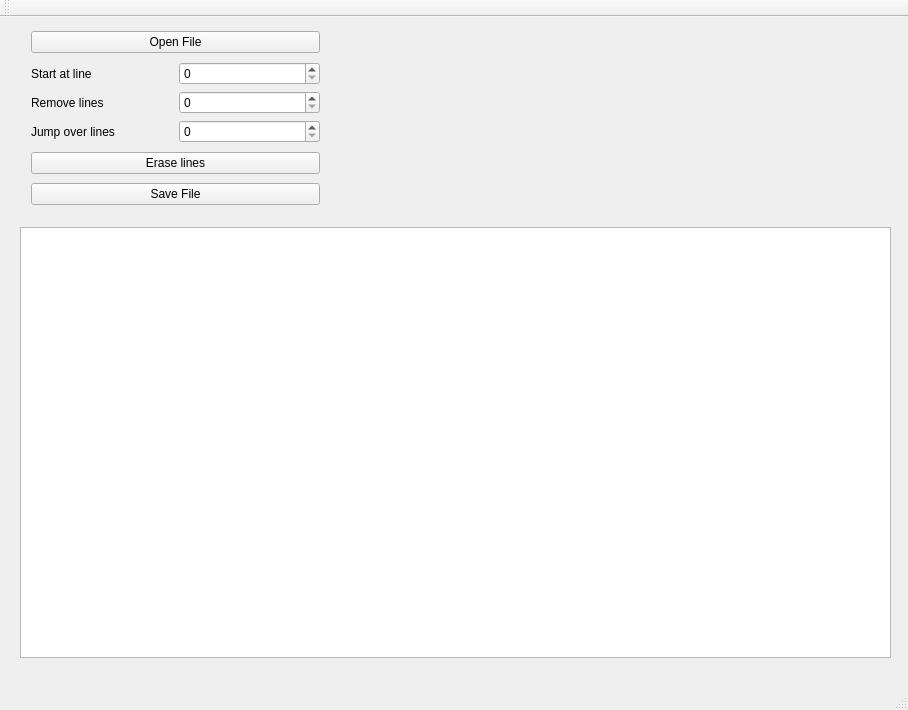
<?xml version="1.0" encoding="UTF-8"?>
<ui version="4.0">
 <class>MainWindow</class>
 <widget class="QMainWindow" name="MainWindow">
  <property name="geometry">
   <rect>
    <x>0</x>
    <y>0</y>
    <width>908</width>
    <height>710</height>
   </rect>
  </property>
  <property name="windowTitle">
   <string>MainWindow</string>
  </property>
  <widget class="QWidget" name="centralWidget">
   <widget class="QTextEdit" name="textEdit">
    <property name="geometry">
     <rect>
      <x>20</x>
      <y>210</y>
      <width>871</width>
      <height>431</height>
     </rect>
    </property>
   </widget>
   <widget class="QWidget" name="layoutWidget">
    <property name="geometry">
     <rect>
      <x>20</x>
      <y>0</y>
      <width>311</width>
      <height>202</height>
     </rect>
    </property>
    <layout class="QVBoxLayout" name="verticalLayout_2">
     <item>
      <widget class="QPushButton" name="pushButton">
       <property name="text">
        <string>Open File</string>
       </property>
      </widget>
     </item>
     <item>
      <layout class="QVBoxLayout" name="verticalLayout">
       <item>
        <layout class="QHBoxLayout" name="horizontalLayout">
         <item>
          <widget class="QLabel" name="label_3">
           <property name="text">
            <string>Start at line</string>
           </property>
          </widget>
         </item>
         <item>
          <widget class="QSpinBox" name="spinBox_3"/>
         </item>
        </layout>
       </item>
       <item>
        <layout class="QHBoxLayout" name="horizontalLayout_2">
         <item>
          <widget class="QLabel" name="label">
           <property name="text">
            <string>Remove lines</string>
           </property>
          </widget>
         </item>
         <item>
          <widget class="QSpinBox" name="spinBox"/>
         </item>
        </layout>
       </item>
       <item>
        <layout class="QHBoxLayout" name="horizontalLayout_3">
         <item>
          <widget class="QLabel" name="label_2">
           <property name="text">
            <string>Jump over lines</string>
           </property>
          </widget>
         </item>
         <item>
          <widget class="QSpinBox" name="spinBox_2"/>
         </item>
        </layout>
       </item>
      </layout>
     </item>
     <item>
      <widget class="QPushButton" name="pushButton_2">
       <property name="text">
        <string>Erase lines</string>
       </property>
      </widget>
     </item>
     <item>
      <widget class="QPushButton" name="pushButton_3">
       <property name="text">
        <string>Save File</string>
       </property>
      </widget>
     </item>
    </layout>
   </widget>
   <widget class="QWidget" name="layoutWidget">
    <property name="geometry">
     <rect>
      <x>350</x>
      <y>10</y>
      <width>163</width>
      <height>19</height>
     </rect>
    </property>
    <layout class="QHBoxLayout" name="horizontalLayout_4">
     <item>
      <widget class="QLabel" name="label_4">
       <property name="text">
        <string>Numbers of lines:</string>
       </property>
      </widget>
     </item>
     <item>
      <widget class="QLabel" name="label_5">
       <property name="text">
        <string>Lines</string>
       </property>
      </widget>
     </item>
    </layout>
   </widget>
  </widget>
  <widget class="QMenuBar" name="menuBar">
   <property name="geometry">
    <rect>
     <x>0</x>
     <y>0</y>
     <width>908</width>
     <height>25</height>
    </rect>
   </property>
  </widget>
  <widget class="QToolBar" name="mainToolBar">
   <attribute name="toolBarArea">
    <enum>TopToolBarArea</enum>
   </attribute>
   <attribute name="toolBarBreak">
    <bool>false</bool>
   </attribute>
  </widget>
  <widget class="QStatusBar" name="statusBar"/>
 </widget>
 <layoutdefault spacing="6" margin="11"/>
 <resources/>
 <connections/>
</ui>
